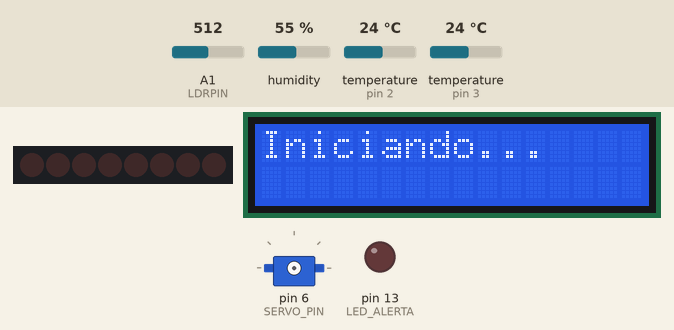
Simulated run of this sketch. Board: Arduino Uno, built with avr-gcc and run on an emulated ATmega328P. On the bench: 8 shift-register outputs drawn as a row of LEDs (first output left, lit = HIGH), 16×2 character LCD, servo, output pins drawn as LEDs (lit = HIGH). Wiring (from diagram.json): shift register (74HC595): data pin 10; shift clock pin 11; latch pin 12; row of LEDs: on Q0, Q1, Q2, Q3, Q4, Q5, Q6, Q7. The inputs (shaded band) are chosen by the test bench; at power-on: A1 (LDRPIN) = 512, temperature (sensors on pin 3, pin 2) 24 °C, humidity 55 %. Pins used as bus, display or sensor lines are not drawn; what the sketch prints to the serial monitor is not drawn.

Above: at 0.1 s.
2.8 s: A1 (LDRPIN) set to 716
At 4.6 s:
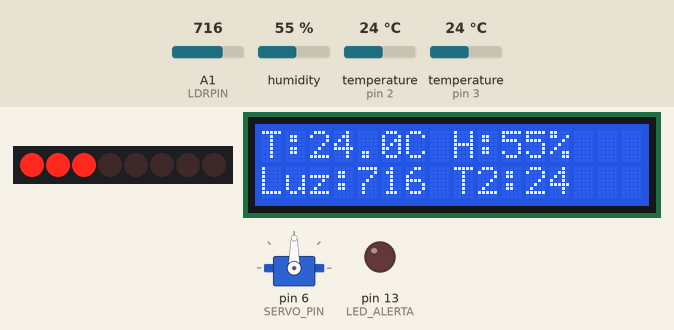
9.3 s: A1 (LDRPIN) set to 810
At 16.1 s:
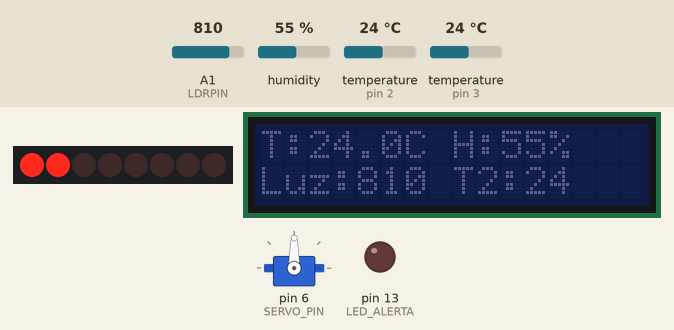
16.5 s: A1 (LDRPIN) set to 790
At 21.8 s:
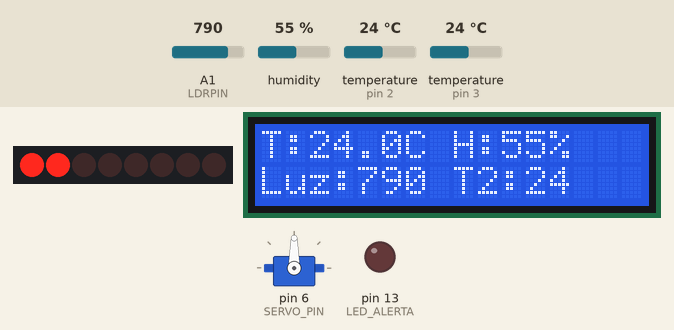
23.0 s: temperature (sensor on pin 3) set to 22.6 °C
At 27.5 s:
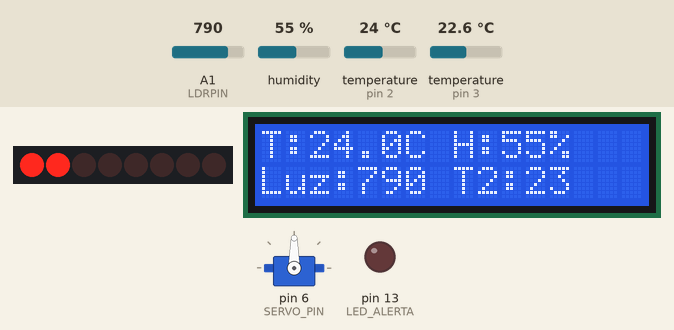
29.5 s: temperature (sensor on pin 3) set to 21.4 °C
At 33.2 s:
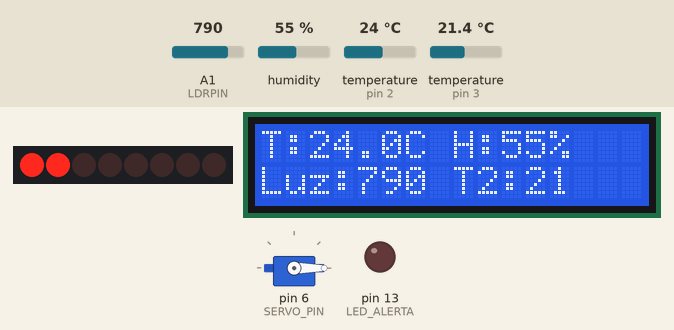
36.0 s: A1 (LDRPIN) set to 992
At 39.0 s:
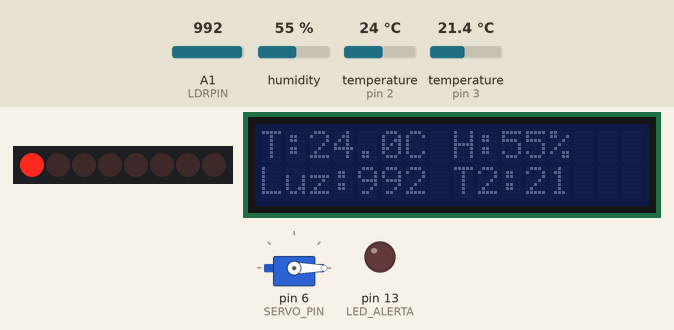
Timing chart, 0 to 40.5 s (numbered marks = the images above; inputs shaded):
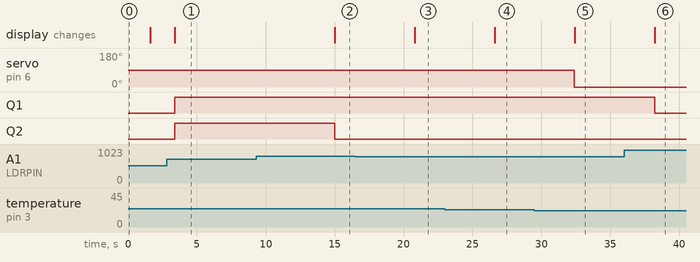

Measured:
- the behaviour switches between 22 and 21.9 °C on temperature (sensor on pin 3) (found by bisection; images 4 and 5)
- after the input at 2.8 s, the display: changes after 0.60 s (image 1)
- after the input at 9.3 s, Q2: HIGH → LOW after 5.7 s; the display: changes after 5.7 s (image 2)
- after the input at 16.5 s, the display: changes after 4.3 s (image 3)
- after the input at 23.0 s, the display: changes after 3.6 s (image 4)
- after the input at 29.5 s, servo on pin 6 (SERVO_PIN): 90° → 0° after 2.9 s; the display: changes after 2.9 s (image 5)
- after the input at 36.0 s, Q1: HIGH → LOW after 2.2 s; the display: changes after 2.2 s (image 6)

The sketch:

BoyaInteligente.ino
```cpp
#include <Wire.h>
#include <LiquidCrystal_I2C.h>
#include <DHT.h>
#include <OneWire.h>
#include <DallasTemperature.h>
#include <Servo.h>

// pines de sensores y actuadores
#define DHTPIN 2
#define DHTTYPE DHT22
#define LDRPIN A1
#define ONE_WIRE_BUS 3
#define SERVO_PIN 6
#define LED_ALERTA 13

// pines del registro 74HC595
const int latchPin = 12;
const int clockPin = 11;
const int dataPin  = 10;

// objetos de librerías
DHT dht(DHTPIN, DHTTYPE);
OneWire oneWire(ONE_WIRE_BUS);
DallasTemperature sensors(&oneWire);
LiquidCrystal_I2C lcd(0x27, 16, 2);
Servo valvula;

// hace media de varias lecturas de temperatura
float readAverageTemperature(int samples = 5) {
  float sum = 0;
  for (int i = 0; i < samples; i++) {
    float temp = dht.readTemperature();
    if (!isnan(temp)) {
      sum += temp;
    }
    delay(200); // entre lecturas
  }
  return sum / samples;
}

// controla el servo segun la temperatura de la bateria
void controlTemperatura(float t_bateria) {
  float setPoint = 25.0; // ideal
  float zona = 3.0;      // margen

  if (t_bateria < setPoint - zona) {
    valvula.write(0); // calentar
  } else if (t_bateria > setPoint + zona) {
    valvula.write(180); // enfriar
  } else {
    valvula.write(90); // neutro
  }
}

// controla los leds en base a la luz que mide el LDR
void controlIluminacion(int ldr_value) {
  int nivel = map(ldr_value, 0, 1015, 8, 0); // cuanto más oscuro, más leds

  byte salida = 0;
  for (int i = 0; i < nivel; i++) {
    salida |= (1 << i); // activa cada led
  }

  digitalWrite(latchPin, LOW);
  shiftOut(dataPin, clockPin, MSBFIRST, salida);
  digitalWrite(latchPin, HIGH);
}

void setup() {
  Serial.begin(9600);
  dht.begin();
  sensors.begin();
  lcd.begin(16, 2);
  lcd.backlight();
  lcd.print("Iniciando...");
  delay(1500);
  lcd.clear();

  valvula.attach(SERVO_PIN);
  valvula.write(90); // empieza en neutro

  pinMode(latchPin, OUTPUT);
  pinMode(clockPin, OUTPUT);
  pinMode(dataPin,  OUTPUT);

  pinMode(LED_ALERTA, OUTPUT);
  digitalWrite(LED_ALERTA, LOW);
}

void loop() {
  float t = readAverageTemperature();
  float h = dht.readHumidity();
  sensors.requestTemperatures();
  float t_ds18b20 = sensors.getTempCByIndex(0);
  int ldr_value = analogRead(LDRPIN);

  // si hay error en el sensor de temperatura/humedad
  if (isnan(h) || isnan(t)) {
    Serial.println("Error al leer DHT");
    lcd.clear();
    lcd.print("Error sensor DHT");
    delay(2000);
    return;
  }

  // si la temperatura de la bateria es muy baja
  if (t_ds18b20 < 0) {
    digitalWrite(LED_ALERTA, HIGH);
    lcd.clear();
    lcd.print("No cargar bat.");
    lcd.setCursor(0, 1);
    lcd.print("Temp baja!");
    delay(3000);
  } else {
    digitalWrite(LED_ALERTA, LOW);

    // apaga o enciende backlight segun la luz
    if (ldr_value > 800) {
      lcd.noBacklight();
    } else {
      lcd.backlight();
    }

    controlTemperatura(t_ds18b20);
    controlIluminacion(ldr_value);

    lcd.clear();
    lcd.setCursor(0, 0);
    lcd.print("T:");
    lcd.print(t, 1);
    lcd.print("C H:");
    lcd.print(h, 0);
    lcd.print("%");

    lcd.setCursor(0, 1);
    lcd.print("Luz:");
    lcd.print(ldr_value);
    lcd.print(" T2:");
    lcd.print(t_ds18b20, 0);
  }

  Serial.print("Temp DHT: ");
  Serial.print(t);
  Serial.print(" °C | Hum: ");
  Serial.print(h);
  Serial.print("% | LDR: ");
  Serial.print(ldr_value);
  Serial.print(" | Temp DS18B20: ");
  Serial.println(t_ds18b20);

  delay(4000);
}
```
